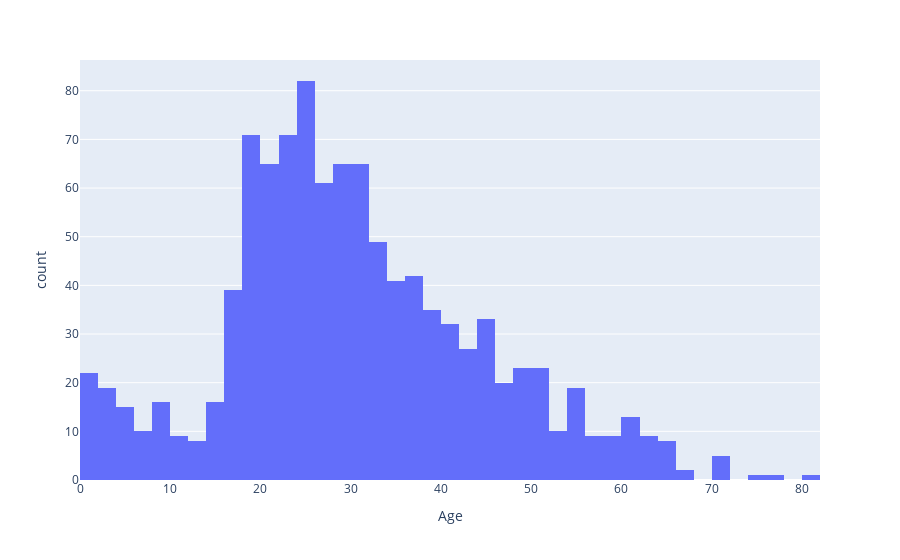

Source (notebook cell):
### Markdown cell above
#### 2.1 - Age

### Code cell
px.histogram(all_data[all_data['Age']>0], x='Age')

### Figure 1 — Plotly figure (JSON) as saved in the notebook; plotly's stock layout.template omitted (floating-point values rounded to 4 significant figures; data arrays with more than 128 entries replaced by an {"elided": "..."} marker saying what was removed)
{"data": [{"alignmentgroup": "True", "bingroup": "x", "hovertemplate": "Age=%{x}<br>count=%{y}<extra></extra>", "legendgroup": "", "marker": {"color": "#636efa", "pattern": {"shape": ""}}, "name": "", "offsetgroup": "", "orientation": "v", "showlegend": false, "type": "histogram", "x": {"elided": "1046 float values"}, "xaxis": "x", "yaxis": "y"}], "layout": {"barmode": "relative", "legend": {"tracegroupgap": 0}, "margin": {"t": 60}, "xaxis": {"anchor": "y", "domain": [0, 1], "title": {"text": "Age"}}, "yaxis": {"anchor": "x", "domain": [0, 1], "title": {"text": "count"}}}}
